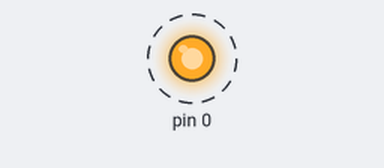
A program run on a simulated SparkFun Pro Micro, built for the host (arithmetic inside an expression is 32-bit, double 64-bit). Parts: output pins drawn as LEDs (lit = HIGH). Dashed ring = blinking. What the program prints to the serial monitor is not drawn.

Above: at 0.12 s.
Timing chart, 0 to 3.0 s (numbered marks = the images above):
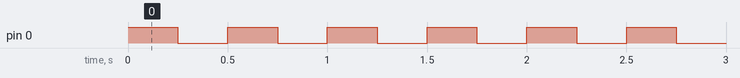

The program:

main.cpp
```cpp
#include <Arduino.h>

#define LED_PIN PC0

void setup() {
  pinMode(LED_PIN, OUTPUT);
  Serial.begin(921600);  // ボーレートはWCH-LinkE側と合わせる
}

void loop() {
  digitalWrite(LED_PIN, HIGH);
  Serial.print("ON  t=");
  Serial.println(millis());  // 点灯時のタイムスタンプ(ms)
  delay(250);

  digitalWrite(LED_PIN, LOW);
  Serial.print("OFF t=");
  Serial.println(millis());  // 消灯時のタイムスタンプ(ms)
  delay(250);
}
```

Measured:
- by itself, pin 0: alternates HIGH for 0.25 s and LOW for 0.25 s
